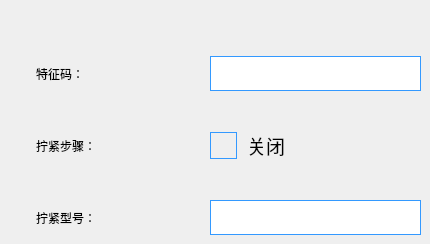
    <widget class="QWidget" name="page_5">
     <widget class="QLabel" name="label_variable_7">
      <property name="geometry">
       <rect>
        <x>36</x>
        <y>58</y>
        <width>161</width>
        <height>31</height>
       </rect>
      </property>
      <property name="styleSheet">
       <string notr="true">font: 14pt &quot;黑体&quot;;</string>
      </property>
      <property name="text">
       <string>特征码：</string>
      </property>
     </widget>
     <widget class="QLineEdit" name="lineEdit_Signature">
      <property name="geometry">
       <rect>
        <x>210</x>
        <y>56</y>
        <width>211</width>
        <height>35</height>
       </rect>
      </property>
      <property name="focusPolicy">
       <enum>Qt::ClickFocus</enum>
      </property>
      <property name="styleSheet">
       <string notr="true">font: 14pt &quot;黑体&quot;;
border-width:1px; 
border-style:solid; 
border-color:rgb(51, 153, 255); 
margin-top: 0ex;</string>
      </property>
      <property name="text">
       <string/>
      </property>
     </widget>
     <widget class="QCheckBox" name="checkBox_Tightening_isFalse">
      <property name="geometry">
       <rect>
        <x>210</x>
        <y>130</y>
        <width>101</width>
        <height>31</height>
       </rect>
      </property>
      <property name="font">
       <font>
        <family>黑体</family>
        <pointsize>14</pointsize>
        <weight>50</weight>
        <italic>false</italic>
        <bold>false</bold>
       </font>
      </property>
      <property name="focusPolicy">
       <enum>Qt::NoFocus</enum>
      </property>
      <property name="styleSheet">
       <string notr="true">QCheckBox{
   font: 14pt &quot;黑体&quot;;
   spacing: 10 
}  

QCheckBox::indicator {
       width: 25px;
       height: 25px; 
border-width:1px; 
border-style:solid; 
border-color:rgb(51, 153, 255); 
} 
QCheckBox::indicator:checked {
image: url(:/LCD_CS351/LCD_CS351/logo/check.png);
}
</string>
      </property>
      <property name="text">
       <string>关闭</string>
      </property>
      <property name="iconSize">
       <size>
        <width>24</width>
        <height>24</height>
       </size>
      </property>
     </widget>
     <widget class="QLabel" name="label_variable_13">
      <property name="geometry">
       <rect>
        <x>36</x>
        <y>130</y>
        <width>161</width>
        <height>31</height>
       </rect>
      </property>
      <property name="styleSheet">
       <string notr="true">font: 14pt &quot;黑体&quot;;</string>
      </property>
      <property name="text">
       <string>拧紧步骤：</string>
      </property>
     </widget>
     <widget class="QLabel" name="label_variable_16">
      <property name="geometry">
       <rect>
        <x>36</x>
        <y>202</y>
        <width>161</width>
        <height>31</height>
       </rect>
      </property>
      <property name="styleSheet">
       <string notr="true">font: 14pt &quot;黑体&quot;;</string>
      </property>
      <property name="text">
       <string>拧紧型号：</string>
      </property>
     </widget>
     <widget class="QLineEdit" name="lineEdit_PackKeyCode">
      <property name="geometry">
       <rect>
        <x>210</x>
        <y>200</y>
        <width>211</width>
        <height>35</height>
       </rect>
      </property>
      <property name="focusPolicy">
       <enum>Qt::ClickFocus</enum>
      </property>
      <property name="styleSheet">
       <string notr="true">font: 14pt &quot;黑体&quot;;
border-width:1px; 
border-style:solid; 
border-color:rgb(51, 153, 255); 
margin-top: 0ex;</string>
      </property>
      <property name="text">
       <string/>
      </property>
     </widget>
    </widget>
